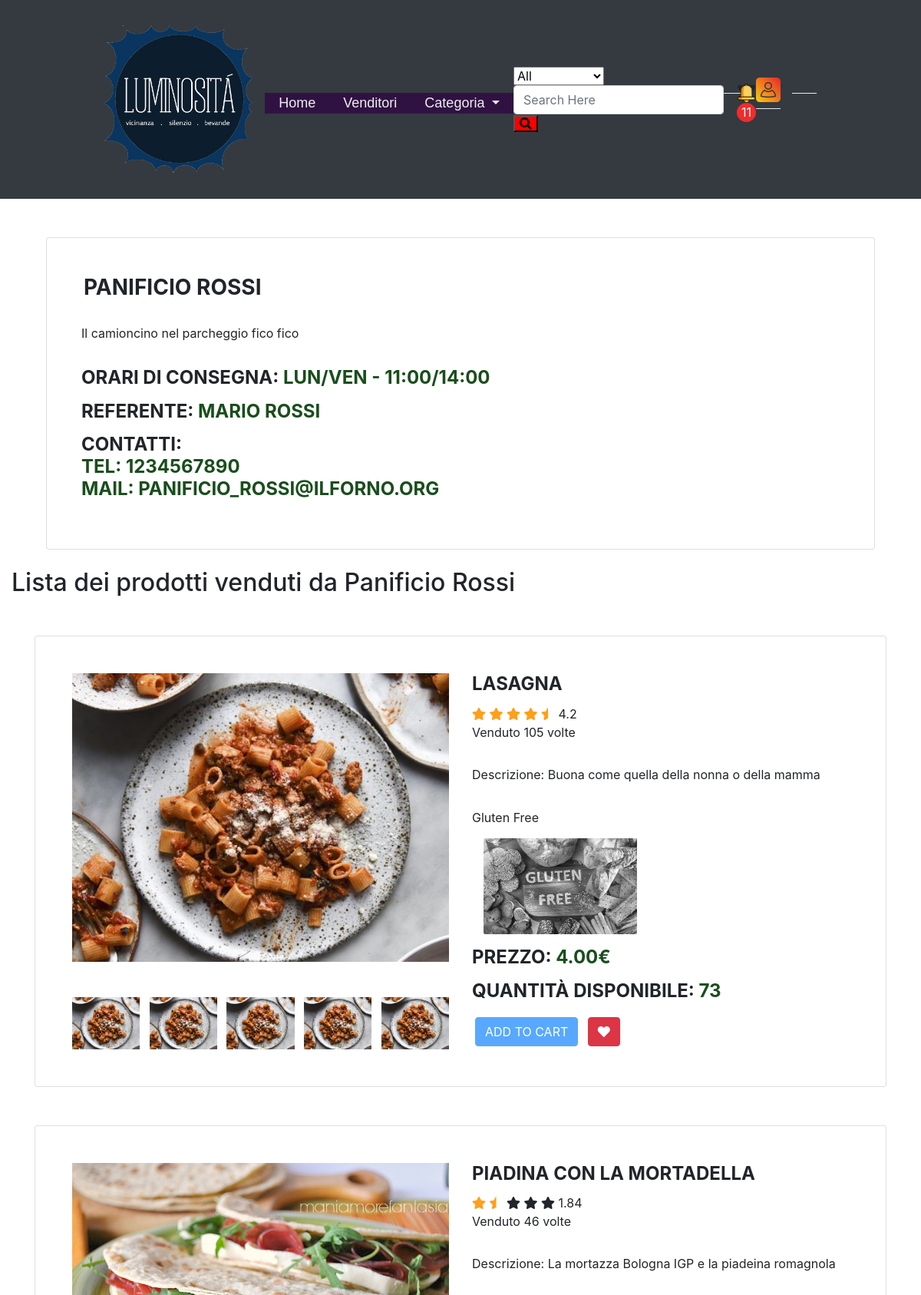
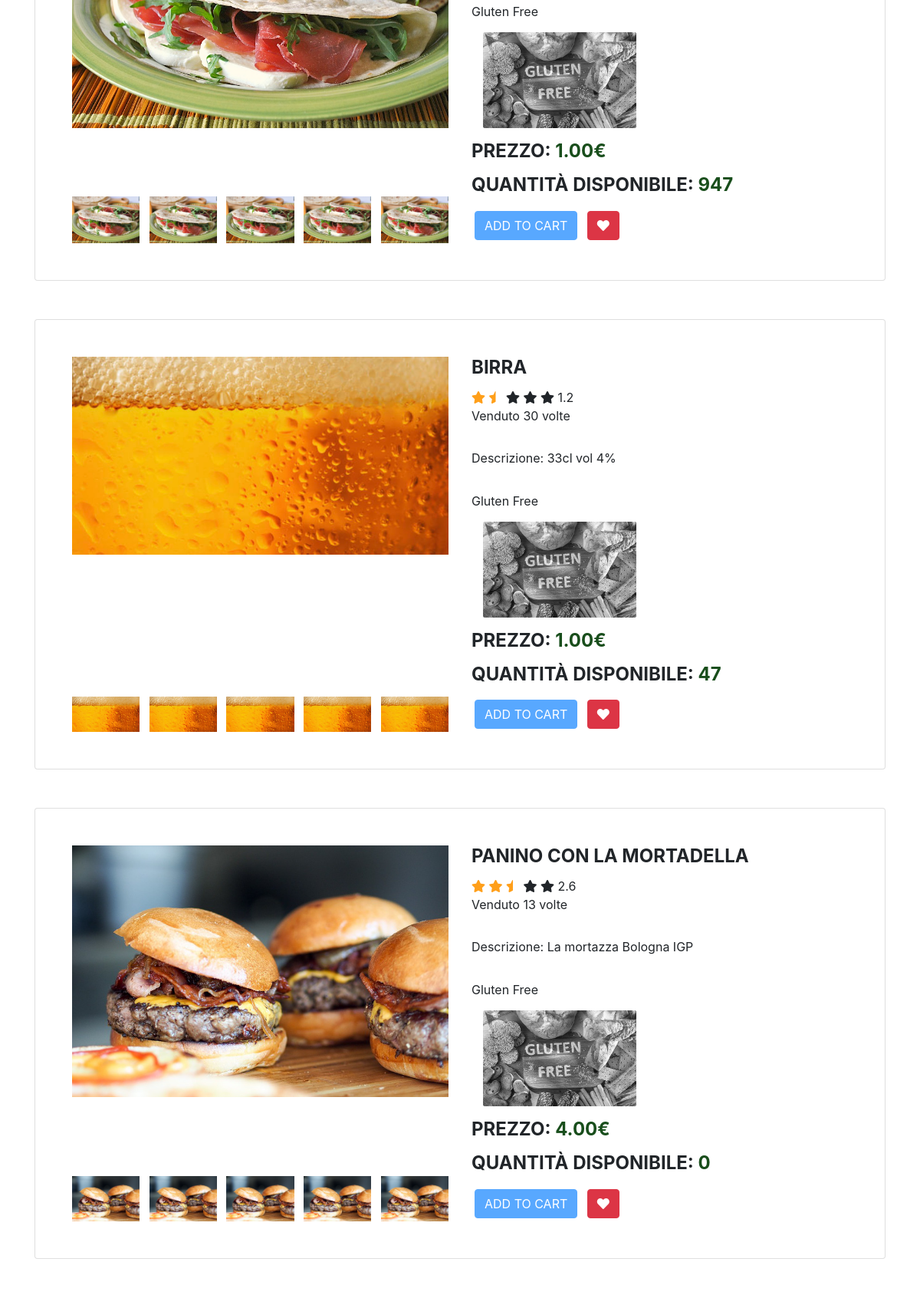
Page /foodVendor.php?spec&id=3 (signed in, upper part) on the committed database (2 pictures, top to bottom).
### tables this page shows
CREATE TABLE `venditore` (
  `vendorID` int(11) NOT NULL,
  `nomeAzienda` text NOT NULL,
  `indirizzo` text NOT NULL,
  `orariConsegna` text NOT NULL,
  `contatto` text NOT NULL,
  `descrizione` text NOT NULL,
  `userID` int(11) NOT NULL
);

CREATE TABLE `utente` (
  `UserID` int(11) NOT NULL,
  `Nome` text NOT NULL,
  `Cognome` text NOT NULL,
  `Email` text NOT NULL,
  `password` char(128) NOT NULL,
  `salt` char(128) NOT NULL,
  `vendors` tinyint(4) NOT NULL DEFAULT 0
);

CREATE TABLE `prodotto` (
  `prodottoID` int(11) NOT NULL,
  `nomeProd` mediumtext NOT NULL,
  `descrProd` text NOT NULL,
  `prezzo` decimal(10,2) UNSIGNED NOT NULL,
  `glutenFree` tinyint(4) NOT NULL DEFAULT 0,
  `quantity` int(11) UNSIGNED NOT NULL,
  `venduto` int(11) NOT NULL,
  `vendorID` int(11) NOT NULL,
  `foodType` int(11) NOT NULL
);

CREATE TABLE `foodcategory` (
  `CategoryID` int(11) NOT NULL,
  `CategoryName` text NOT NULL,
  `CategoryDescr` text NOT NULL
);

### foodVendor.php (called while the page is built, shortened)
<?php
require_once 'bootstrap.php';
$templateParams["categorie"] = $dbh->getFoodTypes();
$templateParams["nome"] = "vendor_details.php";
if(isset($_GET)){
    $url = parse_url($_SERVER['REQUEST_URI'], $component = -1);
    $query = explode("&", $url["query"]);
    if($query[0]=="spec"){
        $templateParams["vendorID"] = explode("=", $query[1])[1];
        $templateParams["details"] = $dbh->specificVendorList($templateParams["vendorID"]);
        $templateParams["foods"] = $dbh->specificVendorFoodList($templateParams["vendorID"]);
        $str = str_replace(" ", "_", $templateParams["details"]["nomeAzienda"]);
        $templateParams["titolo"] = "Venditori:".$str;
    } elseif ($query[0]=="list") {
        $templateParams["nome"] = "vendor_list.php";
        $templateParams["lista"] = $dbh->vendorList();
        $templateParams["titolo"] = "Venditori";
    }
} else {
}
require 'template/base.php';
?>

### db/database.php (called while the page is built, shortened)
<?php
class DatabaseHelper{
    private $db;
    public function __construct($servername, $username, $password, $dbname, $port){
        $this->db = new mysqli($servername, $username, $password, $dbname, $port);
    }
    public function getFoodTypes(){
        $stmt = $this->db->prepare("SELECT CategoryID, CategoryName, CategoryDescr FROM foodcategory");
        $stmt->execute();
        $result = $stmt->get_result();
        return $result->fetch_all(MYSQLI_ASSOC);
    }
    public function starRate($value){
        $val = $value / 5;
        if($val > 5) {
            return $this->starRate($val);
        }
        return $val;
    }
    public function specificVendorList($id){
        $sql="SELECT u.UserID, v.`vendorID`, `nomeAzienda`, `indirizzo`, `orariConsegna`, `contatto`, `descrizione`, `Email`, `Nome`, `Cognome` FROM `venditore` AS v LEFT JOIN `utente` AS u ON v.userID=u.UserID WHERE v.`vendorID` = ?;";
        $stmt = $this->db->prepare($sql);
        $stmt->bind_param('s', $id);
        $stmt->execute();
        $result = $stmt->get_result();
        $res = $result->fetch_all(MYSQLI_ASSOC);
        return $res[0];
    }
    public function specificVendorFoodList($id){
        $sql = "SELECT `prodottoID`, `nomeProd`, `descrProd`, `prezzo`, `glutenFree`, `quantity`, `CategoryName`, `CategoryID`, c1.vendorID, `venduto`, `nomeAzienda`, c1.vendorID
        FROM `prodotto` AS p LEFT JOIN `venditore` AS c1
        ON p.vendorID = c1.vendorID
        LEFT JOIN foodcategory AS c2
        ON p.foodType = c2.CategoryID
        WHERE c1.vendorID = ?
        ORDER BY `venduto` DESC;";
        $stmt = $this->db->prepare($sql);
        $stmt->bind_param('s', $id);
        $stmt->execute();
        $result = $stmt->get_result();
        return $result->fetch_all(MYSQLI_ASSOC);
    }
    public function getNotificationToRead($id)
    {
        $sql = "SELECT COUNT(`isRead`) AS 'da_leggere' FROM `notifiche` WHERE `customerID`=? AND `isRead`=0";
        $stmt = $this->db->prepare($sql);
        $stmt->bind_param('i', $id);
        $stmt->execute();
        $result = $stmt->get_result();
        return $result->fetch_all(MYSQLI_ASSOC)[0]['da_leggere'];
    }
}

### bootstrap.php (called while the page is built, shortened)
<?php
require_once("db/database.php");
$dbh = new DatabaseHelper("localhost", "root", "", "luminosita_db", 3306);
?>

### template/vendor_details.php (the view, shortened to what this page needs)
<?php
$vendor = $templateParams["details"];
?>
<div class="container">
    <div class="container">
        <div class="card">
            <div class="container-fliud">
                <div class="wrapper row">
                        <div class="details col-md-6">
                            <h3 class="product-title"><?php echo $vendor["nomeAzienda"]; ?></h3>
                        </div>
                        <p class="product-description">
                            <p><?php echo $vendor["descrizione"]; ?></p>
                        </p>
                        <h4 class="price">Orari di consegna: <span><?php echo $vendor["orariConsegna"]; ?></span></h4>
                        <h4 class="price">Referente: <span><?php echo $vendor["Nome"]." ".$vendor["Cognome"]; ?></span></h4>
                        <h4 class="price">Contatti: <span><br> Tel: <?php echo $vendor["contatto"]; ?><br>Mail: <?php echo $vendor["Email"]; ?> </span></h4>
                    </div>
                </div>
            </div>
        </div>
    </div>
<br>
    <h2>Lista dei prodotti venduti da <?php echo $vendor["nomeAzienda"]; ?></h2>
    <?php $gluten = UPLOAD_DIR."gluten-free.jpg";
foreach($templateParams["foods"] as $art):
    $img = CAT_DIR.$art["CategoryID"].".".$art["CategoryName"].".jpg";
    $val = $dbh->starRate($art["venduto"]);
    $value = explode('.', $val);
    $int = (int) $value[0];
    $decimal = isset($value[1]) ? (int) $value[1]: 0;
    ?>
    <div class="container">
        <div class="card">
            <div class="container-fliud">
                <div class="wrapper row">
                    <div class="preview col-md-6">
                        <div class="preview-pic tab-content">
                          <div class="tab-pane active" id="<?php echo $art["prodottoID"]; ?>-pic-1"><img src="<?php echo $img; ?>" alt="<?php echo $img; ?>"/></div>
                        </div>
                        <ul class="preview-thumbnail nav nav-tabs">
                          <li class="active"><a data-target="#<?php echo $art["prodottoID"]; ?>-pic-1" data-toggle="tab"><img src="<?php echo $img; ?>" alt="<?php echo $img; ?>"/></a></li>
                          <li><a data-target="#<?php echo $art["prodottoID"]; ?>-pic-2" data-toggle="tab"><img src="<?php echo $img; ?>" alt="<?php echo $img; ?>"/></a></li>
                          <li><a data-target="#<?php echo $art["prodottoID"]; ?>-pic-3" data-toggle="tab"><img src="<?php echo $img; ?>" alt="<?php echo $img; ?>"/></a></li>
                          <li><a data-target="#<?php echo $art["prodottoID"]; ?>-pic-4" data-toggle="tab"><img src="<?php echo $img; ?>" alt="<?php echo $img; ?>"/></a></li>
                          <li><a data-target="#<?php echo $art["prodottoID"]; ?>-pic-5" data-toggle="tab"><img src="<?php echo $img; ?>" alt="<?php echo $img; ?>"/></a></li>
                        </ul>
                    </div>
                    <div class="details col-md-6">
                        <h4 class="card-title product-title"><?php echo $art["nomeProd"]; ?></h4>
                        <div class="rating">
                            <div class="stars">
                                <?php
                                if($decimal==0):
                                    $j = $int;
                                    for($i=0; $i<5; $i++):
                                        if($j>0):
                                            $j--;?>
                                            <span class="fa fa-star checked"></span>
                                        <?php else: ?>
                                            <span class="fa fa-star"></span>
                                  <?php endif;
                                    endfor; ?>
                                <?php else:
                                    $j = $int;
                                    $k = $decimal;
                                    for($i=0; $i<5; $i++):
                                        if($j>0):
                                            $j--;?>
                                            <span class="fa fa-star checked"></span>
                                        <?php
                                        elseif($k>0 && $j==0):
                                            $k=-1; ?>
                                            <span class="fa fa-star-half checked"></span>
                                        <?php else: ?>
                                            <span class="fa fa-star"></span>
                                        <?php endif; ?>
                                    <?php
                                    endfor;
                                endif; ?>
                                <span><?php echo $val; ?></span>
                            </div>
                            <span class="review-no">Venduto <?php echo $art["venduto"];?> volte</span>
                        </div>
                        <p class="<?php echo $art["nomeProd"]; ?>-description"><p>Descrizione: <?php echo $art["descrProd"]; ?></p></p>
                        <p class="product-description">
                            <span class="form-check-label">Gluten Free</span>
                            <div class="col-md-3">
                                <div class="custom-control custom-checkbox image-checkbox">
                                    <label style="width: 200px" class="custom-control-label" for="ck-<?php echo $art["prodottoID"]; ?>">
                                        <img src="<?php echo $gluten; ?>" alt="gluten-free" class="<?php if($art["glutenFree"] == "0") echo "no-gluten"; ?> img-fluid">
                                    </label>
                                </div>
                            </div>
                        </p>
                        <h4 class="price card-text">Prezzo: <span><?php echo $art["prezzo"]; ?>€</span></h4>
                        <h4 class="price">Quantità disponibile: <span><?php echo $art["quantity"]; ?></span></h4>
                        <div class="action">
                            <button data-id="<?php echo $art["prodottoID"]; ?>" data-name="<?php echo $art["nomeProd"]; ?>" data-price="<?php echo $art["prezzo"]; ?>" class="add-to-cart btn btn-primary m-1" type="button" <?php if($_COOKIE["vendors"]=="1") echo "disabled"; ?>>add to cart</button>
                            <button class="like btn btn-danger m-1" type="button"><span class="fa fa-heart"></span></button>
                        </div>
                    </div>
                </div>
            </div>
        </div>
    </div>
    <?php endforeach; ?>

### css/main_style.css (style rules this page uses)
body, header, h1, h2, h5, ul { margin: 0; padding: 0; }
body { background-color: #e4e4e4; }
.no-gluten { filter: grayscale(100%); }
.custom-control.image-checkbox { position: relative; padding-left: 0; }
.custom-control.image-checkbox label { cursor: pointer; }
.custom-control.image-checkbox label:before { border-color: #007bff; background-color: #007bff; }
.custom-control.image-checkbox label:after, .custom-control.image-checkbox label:before { transition: opacity .3s ease; opacity: 0; left: .25rem; }
.custom-control.image-checkbox label img { border-radius: 2.5px; }
body { font-family: 'open sans'; overflow-x: hidden; }
.preview { display: -webkit-box; display: -webkit-flex; display: -ms-flexbox; display: flex; -webkit-box-orient: vertical; -webkit-box-direction: normal; -webkit-flex-direction: column; -ms-flex-direction: column; flex-direction: column; }
.preview-pic { -webkit-box-flex: 1; -webkit-flex-grow: 1; -ms-flex-positive: 1; flex-grow: 1; }
.preview-thumbnail.nav-tabs { border: none; margin-top: 15px; }
.preview-thumbnail.nav-tabs li { width: 18%; margin-right: 2.5%; }
.preview-thumbnail.nav-tabs li img { max-width: 100%; display: block; }
.preview-thumbnail.nav-tabs li a { padding: 0; margin: 0; }
.preview-thumbnail.nav-tabs li:last-of-type { margin-right: 0; }
.tab-content { overflow: hidden; }
.tab-content img { width: 100%; -webkit-animation-name: opacity; animation-name: opacity; -webkit-animation-duration: .3s; animation-duration: .3s; }
.card { margin-top: 50px; background: #eee; padding: 3em; line-height: 1.5em; }
@media screen and (min-width: 997px) { .wrapper { display: -webkit-box; display: -webkit-flex; display: -ms-flexbox; display: flex; } }
.details { display: -webkit-box; display: -webkit-flex; display: -ms-flexbox; display: flex; -webkit-box-orient: vertical; -webkit-box-direction: normal; -webkit-flex-direction: column; -ms-flex-direction: column; flex-direction: column; }
.product-title, .price, .sizes, .colors { text-transform: UPPERCASE; font-weight: bold; }
.checked { color: #ff9f1a; }
.price span { color: #194e1c; }
.product-title, .rating, .product-description, .price, .vote, .sizes { margin-bottom: 15px; }
.product-title { margin-top: 0; }
.add-to-cart, .like { background: #ff9f1a; padding: 1.2em 1.5em; border: none; text-transform: UPPERCASE; font-weight: bold; color: #fff; -webkit-transition: background .3s ease; transition: background .3s ease; }

### rows in the picture
venditore: nomeAzienda "PANIFICIO ROSSI", descrizione "Il camioncino nel parcheggio fico fico", orariConsegna "LUN/VEN - 11:00/14:00", userID.Nome "MARIO", userID.Cognome "ROSSI", contatto "1234567890", userID.Email "PANIFICIO_ROSSI@ILFORNO.ORG", nomeAzienda "Panificio Rossi"
prodotto: foodType.CategoryName (picture), nomeProd "LASAGNA", venduto "4.2", venduto "105", descrProd "Buona come quella della nonna o della mamma", prezzo "4.00", quantity "73"
prodotto: foodType.CategoryName (picture), nomeProd "PIADINA CON LA MORTADELLA", venduto "1.84", venduto "46", descrProd "La mortazza Bologna IGP e la piadeina romagnola", prezzo "1.00", quantity "947"
prodotto: foodType.CategoryName (picture), nomeProd "BIRRA", venduto "1.2", venduto "30", descrProd "33cl vol 4%", prezzo "1.00", quantity "47"
prodotto: foodType.CategoryName (picture), nomeProd "PANINO CON LA MORTADELLA", venduto "2.6", venduto "13", descrProd "La mortazza Bologna IGP", prezzo "4.00", quantity "0"

### other values in the picture
$templateParams["toReadNotif"] "11"
